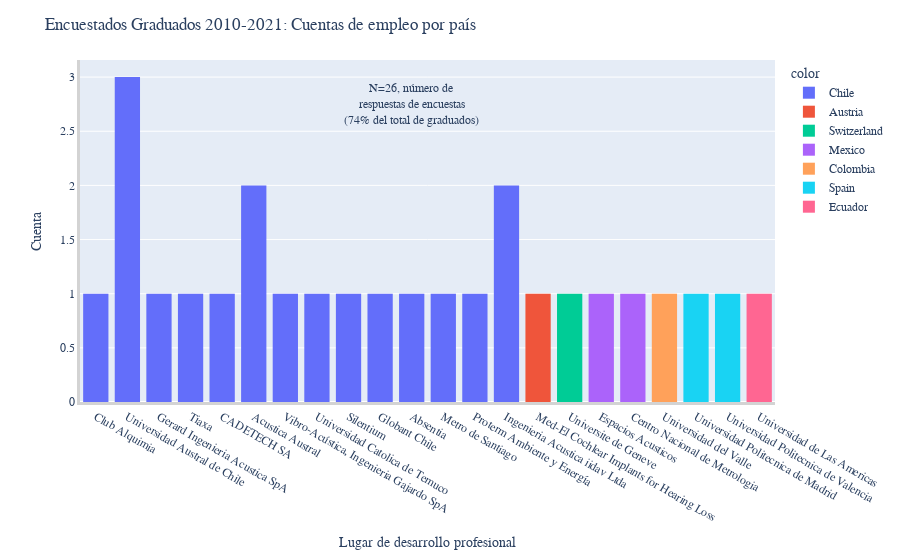

The notebook cell saved with this chart:
### Markdown cell above
## ¿Cuál es la <span style="color:#AC1212">*visión global*</span> de empleo en cada país?
### Visión en <span style="color:#AC1212">*cuentas*</span>:

### Code cell
path_file_sorted    = 'egresados_sorted_perfil.xlsx'
perfil_cuentas(path_file_sorted)

### Figure 1 — Plotly figure (JSON) as saved in the notebook; plotly's stock layout.template omitted (floating-point values rounded to 4 significant figures)
{"data": [{"alignmentgroup": "True", "bingroup": "x", "hovertemplate": "color=Chile<br>Empleo=%{x}<br>count=%{y}<extra></extra>", "legendgroup": "Chile", "marker": {"color": "#636efa"}, "name": "Chile", "offsetgroup": "Chile", "orientation": "v", "showlegend": true, "type": "histogram", "x": ["Club Alquimia", "Universidad Austral de Chile", "Gerard Ingenieria Acustica SpA", "Tiaxa", "CADETECH SA", "Acustica Austral", "Vibro-Acústica, Ingenieria Gajardo SpA ", "Universidad Austral de Chile", "Universidad Catolica de Temuco", "Silentium", "Globant Chile", "Absentia", "Metro de Santiago", "Proterm Ambiente y Energía", "Universidad Austral de Chile", "Ingenieria Acustica iidav Ltda", "Ingenieria Acustica iidav Ltda", "Acustica Austral"], "xaxis": "x", "yaxis": "y"}, {"alignmentgroup": "True", "bingroup": "x", "hovertemplate": "color=Austria<br>Empleo=%{x}<br>count=%{y}<extra></extra>", "legendgroup": "Austria", "marker": {"color": "#EF553B"}, "name": "Austria", "offsetgroup": "Austria", "orientation": "v", "showlegend": true, "type": "histogram", "x": ["Med-El Cochlear Implants for Hearing Loss"], "xaxis": "x", "yaxis": "y"}, {"alignmentgroup": "True", "bingroup": "x", "hovertemplate": "color=Switzerland<br>Empleo=%{x}<br>count=%{y}<extra></extra>", "legendgroup": "Switzerland", "marker": {"color": "#00cc96"}, "name": "Switzerland", "offsetgroup": "Switzerland", "orientation": "v", "showlegend": true, "type": "histogram", "x": ["Universite de Geneve"], "xaxis": "x", "yaxis": "y"}, {"alignmentgroup": "True", "bingroup": "x", "hovertemplate": "color=Mexico<br>Empleo=%{x}<br>count=%{y}<extra></extra>", "legendgroup": "Mexico", "marker": {"color": "#ab63fa"}, "name": "Mexico", "offsetgroup": "Mexico", "orientation": "v", "showlegend": true, "type": "histogram", "x": ["Espacios Acusticos", "Centro Nacional de Metrologia"], "xaxis": "x", "yaxis": "y"}, {"alignmentgroup": "True", "bingroup": "x", "hovertemplate": "color=Colombia<br>Empleo=%{x}<br>count=%{y}<extra></extra>", "legendgroup": "Colombia", "marker": {"color": "#FFA15A"}, "name": "Colombia", "offsetgroup": "Colombia", "orientation": "v", "showlegend": true, "type": "histogram", "x": ["Universidad del Valle"], "xaxis": "x", "yaxis": "y"}, {"alignmentgroup": "True", "bingroup": "x", "hovertemplate": "color=Spain<br>Empleo=%{x}<br>count=%{y}<extra></extra>", "legendgroup": "Spain", "marker": {"color": "#19d3f3"}, "name": "Spain", "offsetgroup": "Spain", "orientation": "v", "showlegend": true, "type": "histogram", "x": ["Universidad Politecnica de Madrid", "Universidad Politecnica de Valencia"], "xaxis": "x", "yaxis": "y"}, {"alignmentgroup": "True", "bingroup": "x", "hovertemplate": "color=Ecuador<br>Empleo=%{x}<br>count=%{y}<extra></extra>", "legendgroup": "Ecuador", "marker": {"color": "#FF6692"}, "name": "Ecuador", "offsetgroup": "Ecuador", "orientation": "v", "showlegend": true, "type": "histogram", "x": ["Universidad de Las Americas"], "xaxis": "x", "yaxis": "y"}], "layout": {"annotations": [{"arrowhead": 1, "showarrow": false, "text": "N=26, número de", "x": 10, "y": 2.9}, {"arrowhead": 1, "showarrow": false, "text": "respuestas de encuestas", "x": 10, "y": 2.75}, {"arrowhead": 1, "showarrow": false, "text": "(74% del total de graduados)", "x": 10, "y": 2.6}], "barmode": "relative", "font": {"family": "Rockwell", "size": 12}, "legend": {"title": {"text": "color"}, "tracegroupgap": 0}, "margin": {"t": 60}, "title": {"text": "Encuestados Graduados 2010-2021: Cuentas de empleo por país"}, "xaxis": {"anchor": "y", "domain": [0, 1], "linecolor": "lightgrey", "linewidth": 3, "showline": true, "title": {"text": "Lugar de desarrollo profesional"}}, "yaxis": {"anchor": "x", "domain": [0, 1], "linecolor": "lightgrey", "linewidth": 3, "showline": true, "title": {"text": "Cuenta"}}}}
